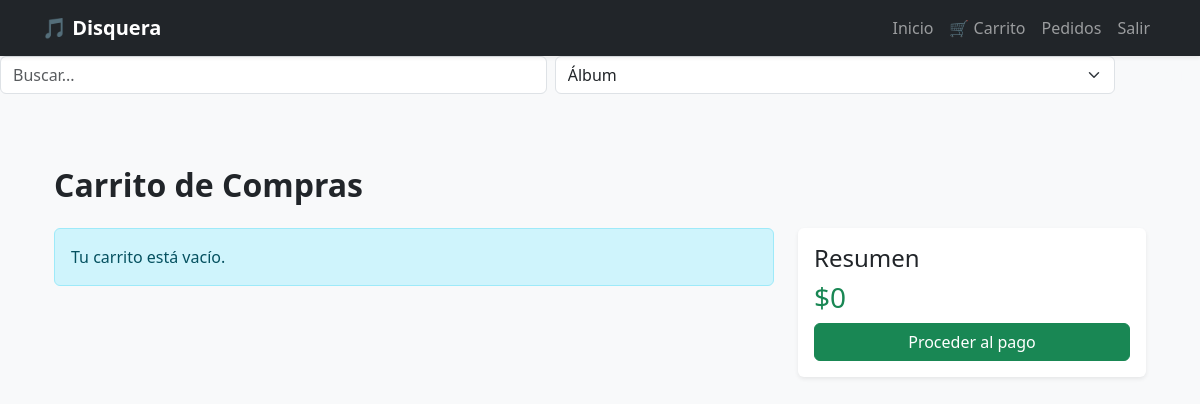
The app's page /cart/ (signed in), older data.
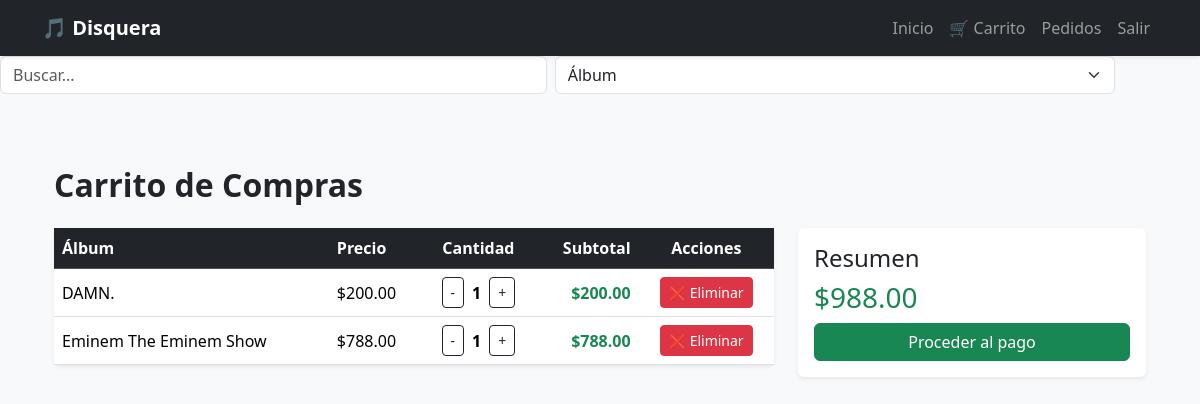
The same page, newer data.
### disquera/models.py (models this page shows, shortened)
class CartItem(models.Model):
    user = models.ForeignKey(User, on_delete=models.CASCADE)
    post = models.ForeignKey(Post, on_delete=models.CASCADE)
    quantity = models.PositiveIntegerField(default=1)
    created_at = models.DateTimeField(auto_now_add=True)
    def subtotal(self):
        return self.post.price * self.quantity

class Post(models.Model):
    ACTIVE = 'active'
    DRAFT = 'draft'
    CHOICES_STATUS = (
        (ACTIVE, 'Active'),
        (DRAFT, 'Draft'),
    )
    artist = models.ForeignKey(
        Artist,
        related_name='posts',
        on_delete=models.CASCADE,
        null=True,
        blank=True
    )
    categories = models.ManyToManyField(
        Category,
        related_name='posts',
        blank=True
    )
    title = models.CharField(max_length=255)
    slug = models.SlugField(max_length=255)
    intro = models.TextField()
    body = models.TextField()
    songs = models.TextField(blank=True, null=True)
    price = models.DecimalField(max_digits=8, decimal_places=2, default=0)
    stock = models.PositiveIntegerField(default=1)
    created_at = models.DateTimeField(auto_now_add=True)
    status = models.CharField(max_length=10, choices=CHOICES_STATUS, default=ACTIVE)
    image = models.ImageField(upload_to='upload/', blank=True, null=True)

### disquera/views.py (the view)
# urls.py: path('cart/', views.cart, name='cart'),
@login_required
def cart(request):
    items = CartItem.objects.filter(user=request.user)
    total = sum(item.subtotal() for item in items)
    return render(request, 'disquera/cart.html', {
        'items': items,
        'total': total
    })

### disquera/templates/Disquera/cart.html (shortened to what this page needs)
{% extends 'disquera/base.html' %}
{% block content %}
<div class="container py-5">
    <h2 class="mb-4 fw-bold">Carrito de Compras</h2>
    <div class="row">
        <div class="col-lg-8">
            {% if items %}
            <div class="card shadow-sm border-0 mb-4">
                <div class="table-responsive">
                    <table class="table table-hover align-middle mb-0">
                        <thead class="table-dark">
                            <tr>
                                <th>Álbum</th>
                                <th>Precio</th>
                                <th class="text-center">Cantidad</th>
                                <th class="text-end">Subtotal</th>
                                <th class="text-center">Acciones</th>
                            </tr>
                        </thead>
                        <tbody>
                            {% for item in items %}
                            <tr>
                                <td>{{ item.post.title }}</td>
                                <td>${{ item.post.price }}</td>
                                <td class="text-center">
                                    <div class="d-flex justify-content-center align-items-center gap-2">
                                        <a href="{% url 'update_cart_quantity' item.id 'remove' %}"
                                           class="btn btn-sm btn-outline-dark">
                                            -
                                        </a>
                                        <span class="fw-bold">
                                            {{ item.quantity }}
                                        </span>
                                        <a href="{% url 'update_cart_quantity' item.id 'add' %}"
                                           class="btn btn-sm btn-outline-dark">
                                            +
                                        </a>
                                    </div>
                                </td>
                                <td class="text-end fw-bold text-success">
                                    ${{ item.subtotal }}
                                </td>
                                <td class="text-center">
                                    <a href="{% url 'eliminar_del_carrito' item.post.id %}"
                                       class="btn btn-danger btn-sm">
                                        ❌ Eliminar
                                    </a>
                                </td>
                            </tr>
                            {% endfor %}
                        </tbody>
                    </table>
                </div>
            </div>
            {% else %}
            <div class="alert alert-info">Tu carrito está vacío.</div>
            {% endif %}
        </div>
        <div class="col-lg-4">
            <div class="card shadow-sm border-0">
                <div class="card-body">
                    <h4>Resumen</h4>
                    <h3 class="text-success">${{ total }}</h3>
                    <a href="{% url 'checkout' %}" class="btn btn-success w-100">
                        Proceder al pago
                    </a>
                </div>
            </div>
        </div>
    </div>
</div>
{% endblock %}

Row changes from the older to the newer data that the page shows:
added CartItem: post "DAMN.", post.price "200.00", quantity "1", subtotal "200.00"
added CartItem: post "Eminem The Eminem Show", post.price "788.00", quantity "1", subtotal "788.00"
Text that changed along with them:
{{ total }}: "0" → "988.00"
text no longer shown: "Tu carrito está vacío."
text now shown: "Álbum Precio Cantidad Subtotal Acciones"
